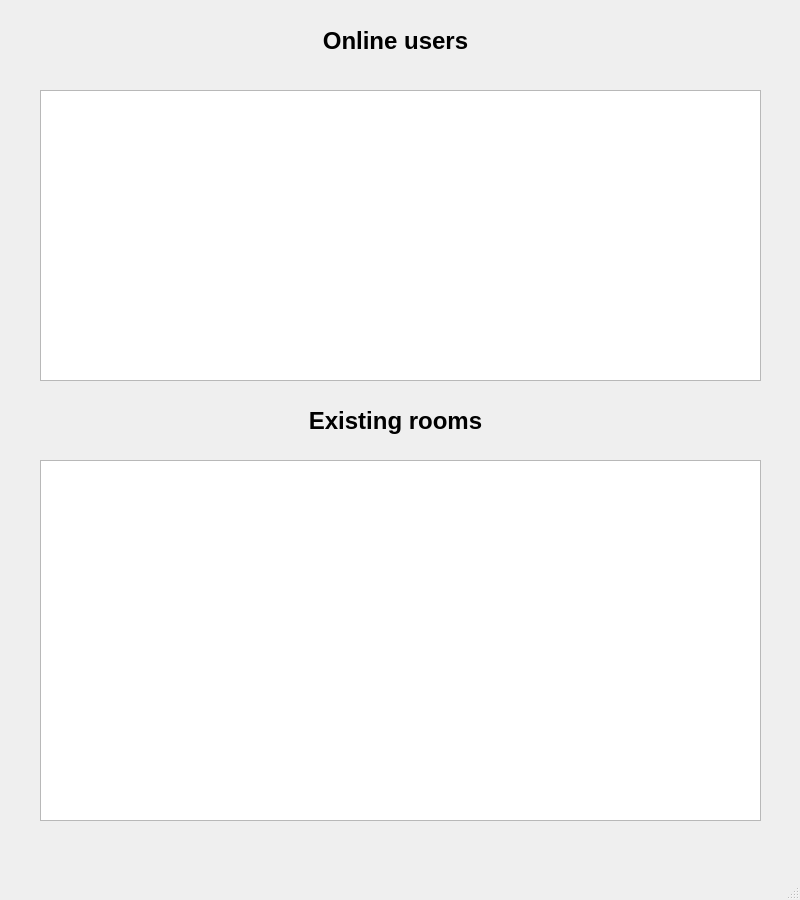
<?xml version="1.0" encoding="UTF-8"?>
<ui version="4.0">
 <class>MainWindow</class>
 <widget class="QMainWindow" name="MainWindow">
  <property name="geometry">
   <rect>
    <x>0</x>
    <y>0</y>
    <width>800</width>
    <height>900</height>
   </rect>
  </property>
  <property name="windowTitle">
   <string>MainWindow</string>
  </property>
  <widget class="QWidget" name="centralwidget">
   <widget class="QListWidget" name="onlineClientsListWidget">
    <property name="geometry">
     <rect>
      <x>40</x>
      <y>90</y>
      <width>721</width>
      <height>291</height>
     </rect>
    </property>
   </widget>
   <widget class="QLabel" name="label">
    <property name="geometry">
     <rect>
      <x>280</x>
      <y>20</y>
      <width>231</width>
      <height>41</height>
     </rect>
    </property>
    <property name="font">
     <font>
      <pointsize>18</pointsize>
      <bold>true</bold>
     </font>
    </property>
    <property name="text">
     <string>Online users</string>
    </property>
    <property name="alignment">
     <set>Qt::AlignmentFlag::AlignCenter</set>
    </property>
   </widget>
   <widget class="QLabel" name="label_3">
    <property name="geometry">
     <rect>
      <x>280</x>
      <y>400</y>
      <width>231</width>
      <height>41</height>
     </rect>
    </property>
    <property name="font">
     <font>
      <pointsize>18</pointsize>
      <bold>true</bold>
     </font>
    </property>
    <property name="text">
     <string>Existing rooms</string>
    </property>
    <property name="alignment">
     <set>Qt::AlignmentFlag::AlignCenter</set>
    </property>
   </widget>
   <widget class="QListWidget" name="existingRoomsListWidget">
    <property name="geometry">
     <rect>
      <x>40</x>
      <y>460</y>
      <width>721</width>
      <height>361</height>
     </rect>
    </property>
   </widget>
  </widget>
  <widget class="QMenuBar" name="menubar">
   <property name="geometry">
    <rect>
     <x>0</x>
     <y>0</y>
     <width>800</width>
     <height>20</height>
    </rect>
   </property>
  </widget>
  <widget class="QStatusBar" name="statusbar"/>
 </widget>
 <resources/>
 <connections/>
</ui>
